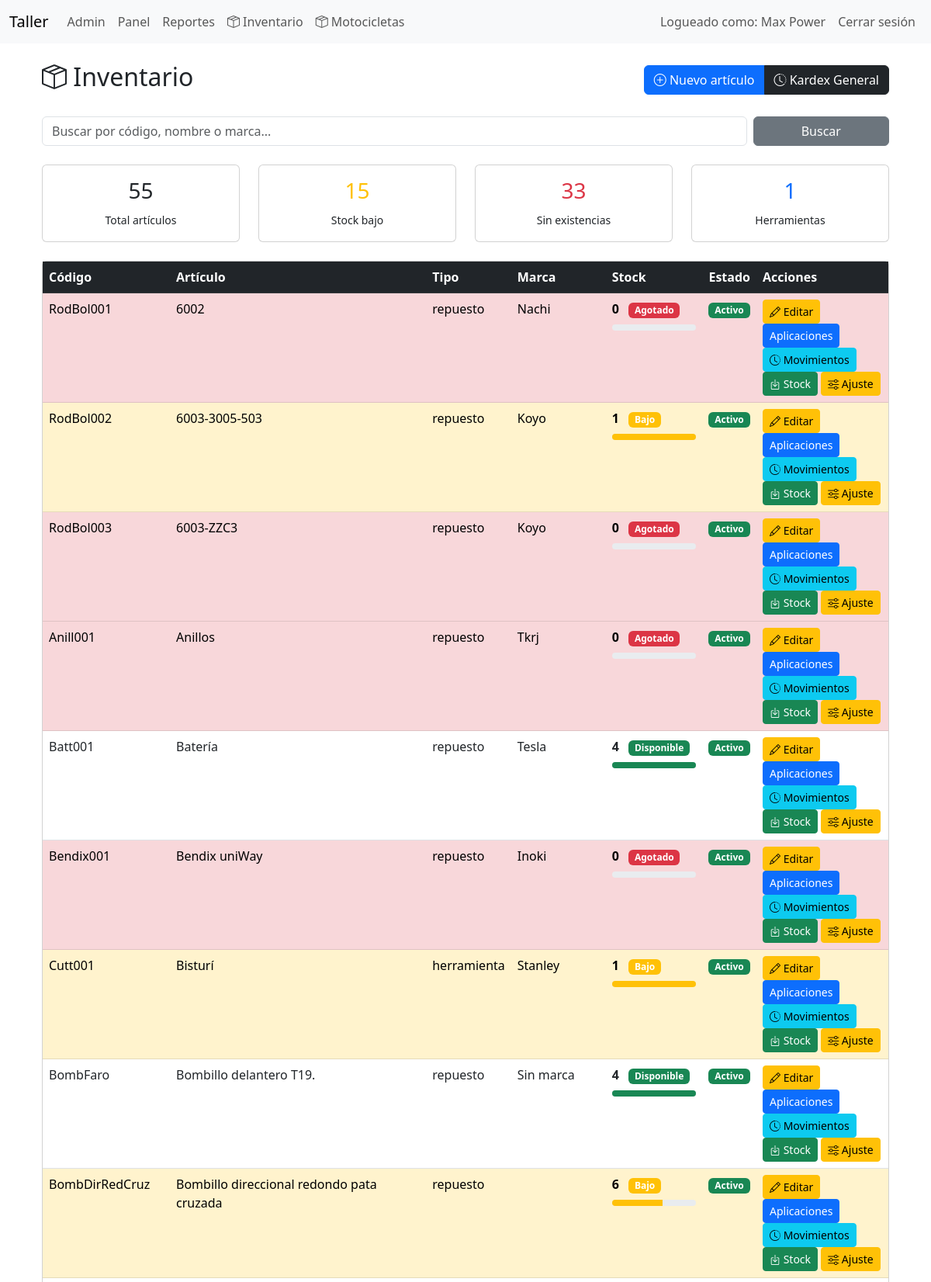
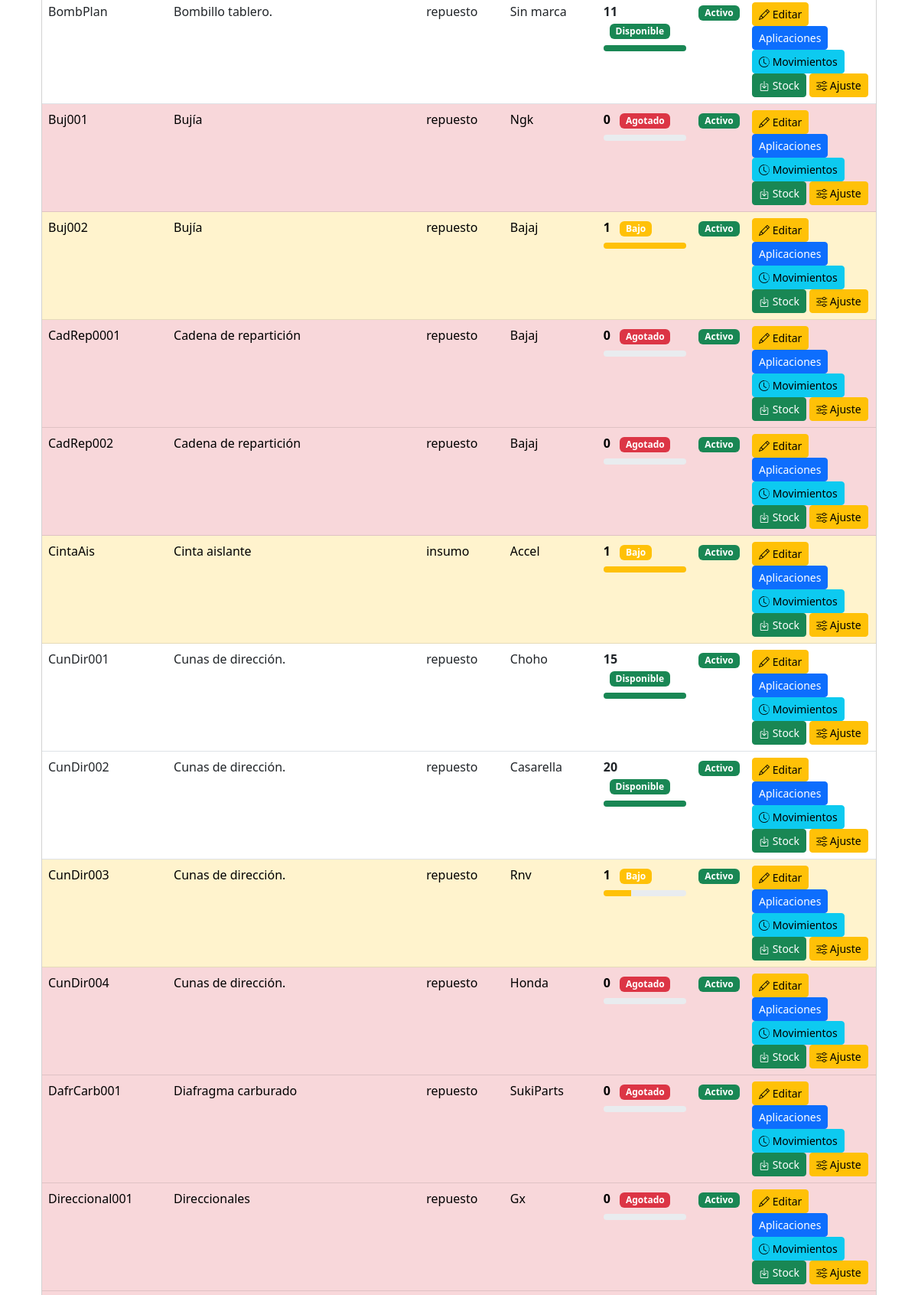
Page /index.php?controller=inventory&action=index (signed in, upper part) on the committed database (2 pictures, top to bottom).
### tables this page shows
CREATE TABLE `partes` (
  `id` int(11) NOT NULL,
  `codigo` varchar(60) NOT NULL,
  `categoria_id` int(11) DEFAULT NULL,
  `tipo` enum('repuesto','insumo','herramienta') NOT NULL DEFAULT 'repuesto',
  `nombre` varchar(150) NOT NULL,
  `marca` varchar(100) DEFAULT NULL,
  `fabricante_repuesto_id` int(11) DEFAULT NULL,
  `numero_parte` varchar(100) DEFAULT NULL,
  `created_by` int(11) DEFAULT NULL,
  `unidad` enum('Unidad','Juego','Par','Litro','Mililitro','Kilogramo','Gramo','Metro','Centimetro') NOT NULL DEFAULT 'Unidad',
  `stock_actual` decimal(12,2) NOT NULL DEFAULT 0.00,
  `stock_reservado` decimal(12,2) NOT NULL DEFAULT 0.00,
  `stock_minimo` decimal(12,2) NOT NULL DEFAULT 0.00,
  `costo` decimal(10,2) NOT NULL DEFAULT 0.00,
  `precio_venta` decimal(10,2) NOT NULL DEFAULT 0.00,
  `ubicacion` varchar(120) DEFAULT NULL,
  `codigo_barras` varchar(100) DEFAULT NULL,
  `imagen` varchar(255) DEFAULT NULL,
  `activo` tinyint(1) NOT NULL DEFAULT 1,
  `created_at` datetime NOT NULL DEFAULT current_timestamp(),
  `updated_at` datetime NOT NULL DEFAULT current_timestamp() ON UPDATE current_timestamp()
);

### app/controllers/BaseController.php (called while the page is built, shortened)
<?php
abstract class BaseController
{
    protected function render(string $view, array $data = []): void
    {
        extract($data);
        require __DIR__ . '/../views/layouts/header.php';
        require __DIR__ . '/../views/' . $view . '.php';
        require __DIR__ . '/../views/layouts/footer.php';
    }
}

### app/controllers/InventoryController.php (called while the page is built, shortened)
<?php
class InventoryController extends BaseController
{
    private Part $partModel;
    public function __construct(PDO $pdo)
    {
        $this->partModel = new Part($pdo);
    }
    public function index(): void
    {
        $search = trim($_GET['q'] ?? '');
        $stats = $this->partModel->getStatistics();
        if ($search !== '') {
            $parts = $this->partModel->search($search);
        } else {
            $parts = $this->partModel->all();
        }
        $this->render(
            'inventory/index',
            [
                'parts'  => $parts,
                'search' => $search,
                'stats'  => $stats,
                'title'  => 'Inventario'
            ]
        );
    }
}

### app/models/BaseModel.php (called while the page is built, shortened)
<?php
class BaseModel
{
    public function __construct(PDO $pdo)
    {
        $this->db = $pdo;
    }
}

### app/models/Part.php (called while the page is built, shortened)
<?php
class Part extends BaseModel
{
    public function all(): array
    {
        $sql = "
            SELECT
                p.*,
                c.nombre AS categoria
            FROM partes p
            LEFT JOIN categorias_partes c
                ON c.id = p.categoria_id
            ORDER BY p.activo DESC,
         p.nombre ASC
        ";
        return $this->db->query($sql)->fetchAll(PDO::FETCH_ASSOC);
    }
    public function getStatistics(): array
    {
        $stmt = $this->db->query("
        SELECT
            COUNT(*) AS total,
            SUM(
                CASE
                    WHEN stock_actual <= stock_minimo
                    AND stock_actual > 0
                    THEN 1
                    ELSE 0
                END
            ) AS stock_bajo,
            SUM(
                CASE
                    WHEN stock_actual <= 0
                    THEN 1
                    ELSE 0
                END
            ) AS agotados,
            SUM(
                CASE
                    WHEN tipo = 'herramienta'
                    THEN 1
                    ELSE 0
                END
            ) AS herramientas,
            COALESCE(SUM(stock_actual * costo),0) AS valor_compra,
            COALESCE(SUM(stock_actual * precio_venta),0) AS valor_venta,
            COALESCE(SUM(stock_actual),0) AS unidades
        FROM partes
        WHERE activo = 1
    ");
        return $stmt->fetch(PDO::FETCH_ASSOC);
    }
}

### app/views/inventory/index.php (the view, shortened to what this page needs)
<link href="https://cdn.jsdelivr.net/npm/bootstrap@5.3.0-alpha1/dist/css/bootstrap.min.css" rel="stylesheet">
<div class="container mt-4">
    <div class="d-flex justify-content-between align-items-center mb-4">
        <h2>
            <i class="bi bi-box-seam"></i>
            Inventario
        </h2>
<div class="btn-group">
    <a href="index.php?controller=inventory&action=create"
    class="btn btn-primary">
    <i class="bi bi-plus-circle"></i>
    Nuevo artículo
</a>
<a
    href="index.php?controller=inventory&action=kardex"
    class="btn btn-dark">
    <i class="bi bi-clock-history"></i>
    Kardex General
</a>
</div>
    </div>
    <form method="GET" class="row g-2 mb-4">
        <div class="col-md-10">
            <input
                type="text"
                class="form-control"
                name="q"
                placeholder="Buscar por código, nombre o marca..."
                value="<?= htmlspecialchars($_GET['q'] ?? '') ?>">
        </div>
        <div class="col-md-2 d-grid">
            <button class="btn btn-secondary">
                Buscar
            </button>
        </div>
    </form>
    <div class="row mb-4">
        <div class="col-md-3">
            <div class="card text-center">
                <div class="card-body">
                    <h3><?= $stats['total'] ?></h3>
                    <small>Total artículos</small>
                </div>
            </div>
        </div>
        <div class="col-md-3">
            <div class="card text-center">
                <div class="card-body">
                    <h3 class="text-warning">
                        <?= $stats['stock_bajo'] ?>
                    </h3>
                    <small>Stock bajo</small>
                </div>
            </div>
        </div>
        <div class="col-md-3">
            <div class="card text-center">
                <div class="card-body">
                    <h3 class="text-danger">
                        <?= $stats['agotados'] ?>
                    </h3>
                    <small>Sin existencias</small>
                </div>
            </div>
        </div>
        <div class="col-md-3">
            <div class="card text-center">
                <div class="card-body">
                    <h3 class="text-primary">
                        <?= $stats['herramientas'] ?>
                    </h3>
                    <small>Herramientas</small>
                </div>
            </div>
        </div>
    </div>
    <div class="card">
        <div class="card-body p-0">
            <table class="table table-hover mb-0">
                <thead class="table-dark">
                    <tr>
                        <th>Código</th>
                        <th>Artículo</th>
                        <th>Tipo</th>
                        <th>Marca</th>
                        <th>Stock</th>
                        <th>Estado</th>
                        <th width="170">Acciones</th>
                    </tr>
                </thead>
                <tbody>
                    <?php if (empty($parts)): ?>
                        <tr>
                            <td colspan="7" class="text-center p-4 text-muted">
                                No hay artículos registrados.
                            </td>
                        </tr>
                    <?php else: ?>
                        <?php foreach ($parts as $part): ?>
                            <?php
                            $rowClass = '';
                            if ($part['stock_actual'] <= 0) {
                                $rowClass = 'table-danger';
                            } elseif ($part['stock_actual'] <= $part['stock_minimo']) {
                                $rowClass = 'table-warning';
                            }
                            ?>
                            <tr class="<?= $rowClass ?>">
                                <td><?= htmlspecialchars($part['codigo']) ?></td>
                                <td><?= htmlspecialchars($part['nombre']) ?></td>
                                <td><?= htmlspecialchars($part['tipo']) ?></td>
                                <td><?= htmlspecialchars($part['marca']) ?></td>
                                <td>
                                    <?php
                                    $stock = (float)$part['stock_actual'];
                                    $minimo = max(1, (float)$part['stock_minimo']);
                                    if ($stock <= 0) {
                                        $color = 'danger';
                                        $texto = 'Agotado';
                                        $porcentaje = 0;
                                    } elseif ($stock <= $part['stock_minimo']) {
                                        $color = 'warning';
                                        $texto = 'Bajo';
                                        $porcentaje = min(100, ($stock / $minimo) * 100);
                                    } else {
                                        $color = 'success';
                                        $texto = 'Disponible';
                                        $porcentaje = 100;
                                    }
                                    ?>
                                    <strong>
                                        <?= $stock ?>
                                    </strong>
                                    <span class="badge bg-<?= $color ?> ms-2">
                                        <?= $texto ?>
                                    </span>
                                    <div class="progress mt-2" style="height:8px;">
                                        <div
                                            class="progress-bar bg-<?= $color ?>"
                                            role="progressbar"
                                            style="width: <?= $porcentaje ?>%">
                                        </div>
                                    </div>
                                </td>
                                <td>
                                    <?php if ($part['activo']): ?>
                                        <span class="badge bg-success">
                                            Activo
                                        </span>
                                    <?php else: ?>
                                        <span class="badge bg-danger">
                                            Inactivo
                                        </span>
                                    <?php endif; ?>
                                </td>
                                <td>
                                    <a
                                        href="index.php?controller=inventory&action=edit&id=<?= $part['id'] ?>"
                                        class="btn btn-sm btn-warning">
                                        <i class="bi bi-pencil"></i>
                                        Editar
                                    </a>
                                    <a
                                        href="index.php?controller=inventory&action=applications&id=<?= $part['id'] ?>"
                                        class="btn btn-sm btn-primary">
                                        Aplicaciones
</a>
                                    <a
                                        href="index.php?controller=inventory&action=movements&id=<?= $part['id'] ?>"
                                        class="btn btn-sm btn-info">
                                        <i class="bi bi-clock-history"></i>
                                        Movimientos
                                    </a>
                                    <a
                                        href="index.php?controller=inventory&action=addStock&id=<?= $part['id'] ?>"
                                        class="btn btn-success btn-sm">
                                        <i class="bi bi-box-arrow-in-down"></i>
                                        Stock
                                    </a>
                                    <a
                                        href="index.php?controller=inventory&action=adjustStock&id=<?= $part['id'] ?>"
                                        class="btn btn-warning btn-sm">
                                        <i class="bi bi-sliders"></i>
                                        Ajuste
                                    </a>
                                </td>
                            </tr>
                        <?php endforeach; ?>
                    <?php endif; ?>
                </tbody>
            </table>
        </div>
    </div>
</div>

### public/css/style.css (style rules this page uses)
body { padding-bottom: 40px; }

### rows in the picture
partes: codigo "RodBol001", nombre "6002", tipo "repuesto", marca "Nachi", stock_actual "0", stock_actual "Agotado", activo "Activo"
partes: codigo "RodBol002", nombre "6003-3005-503", tipo "repuesto", marca "Koyo", stock_actual "1", texto "Bajo", activo "Activo"
partes: codigo "RodBol003", nombre "6003-ZZC3", tipo "repuesto", marca "Koyo", stock_actual "0", stock_actual "Agotado", activo "Activo"
partes: codigo "Anill001", nombre "Anillos", tipo "repuesto", marca "Tkrj", stock_actual "0", stock_actual "Agotado", activo "Activo"
partes: codigo "Batt001", nombre "Batería", tipo "repuesto", marca "Tesla", stock_actual "4", texto "Disponible", activo "Activo"
partes: codigo "Bendix001", nombre "Bendix uniWay", tipo "repuesto", marca "Inoki", stock_actual "0", stock_actual "Agotado", activo "Activo"
partes: codigo "Cutt001", nombre "Bisturí", tipo "herramienta", marca "Stanley", stock_actual "1", texto "Bajo", activo "Activo"
partes: codigo "BombFaro", nombre "Bombillo delantero T19.", tipo "repuesto", marca "Sin marca", stock_actual "4", texto "Disponible", activo "Activo"
partes: codigo "BombDirRedCruz", nombre "Bombillo direccional redondo pata cruzada", tipo "repuesto", stock_actual "6", texto "Bajo", activo "Activo"
partes: codigo "BombPlan", nombre "Bombillo tablero.", tipo "repuesto", marca "Sin marca", stock_actual "11", texto "Disponible", activo "Activo"
partes: codigo "Buj001", nombre "Bujía", tipo "repuesto", marca "Ngk", stock_actual "0", stock_actual "Agotado", activo "Activo"
partes: codigo "Buj002", nombre "Bujía", tipo "repuesto", marca "Bajaj", stock_actual "1", texto "Bajo", activo "Activo"
partes: codigo "CadRep0001", nombre "Cadena de repartición", tipo "repuesto", marca "Bajaj", stock_actual "0", stock_actual "Agotado", activo "Activo"
partes: codigo "CadRep002", nombre "Cadena de repartición", tipo "repuesto", marca "Bajaj", stock_actual "0", stock_actual "Agotado", activo "Activo"
partes: codigo "CintaAis", nombre "Cinta aislante", tipo "insumo", marca "Accel", stock_actual "1", texto "Bajo", activo "Activo"
partes: codigo "CunDir001", nombre "Cunas de dirección.", tipo "repuesto", marca "Choho", stock_actual "15", texto "Disponible", activo "Activo"
partes: codigo "CunDir002", nombre "Cunas de dirección.", tipo "repuesto", marca "Casarella", stock_actual "20", texto "Disponible", activo "Activo"
partes: codigo "CunDir003", nombre "Cunas de dirección.", tipo "repuesto", marca "Rnv", stock_actual "1", texto "Bajo", activo "Activo"
partes: codigo "CunDir004", nombre "Cunas de dirección.", tipo "repuesto", marca "Honda", stock_actual "0", stock_actual "Agotado", activo "Activo"
partes: codigo "DafrCarb001", nombre "Diafragma carburado", tipo "repuesto", marca "SukiParts", stock_actual "0", stock_actual "Agotado", activo "Activo"
partes: codigo "Direccional001", nombre "Direccionales", tipo "repuesto", marca "Gx", stock_actual "0", stock_actual "Agotado", activo "Activo"

### other values in the picture
$_SESSION['user_name'] "Max Power"
$stats['total'] "55"
$stats['stock_bajo'] "15"
$stats['agotados'] "33"
$stats['herramientas'] "1"
